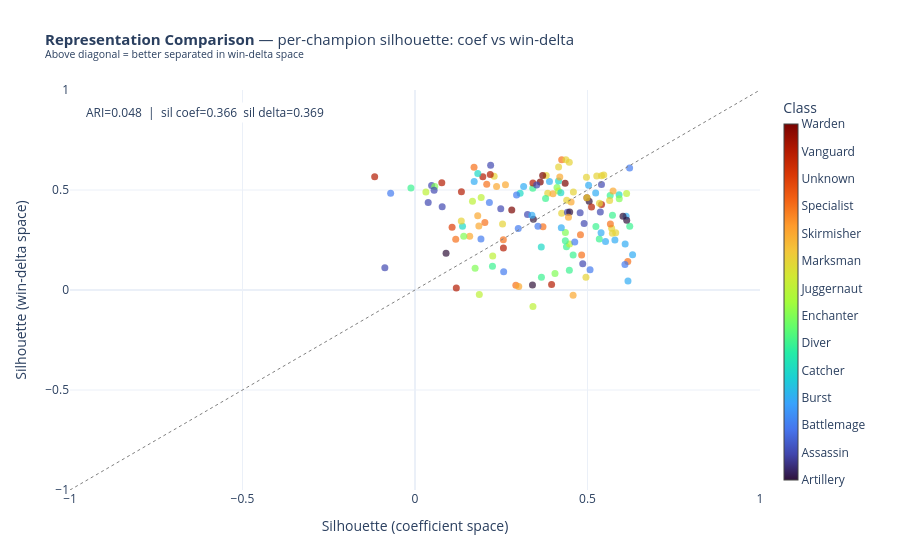

The code cell stored with this chart in its notebook:
### Code cell
# ── Representation Comparison: Coefficient Space vs Win-Delta Space ────────────
from sklearn.metrics import adjusted_rand_score

# ── Build win-delta matrix ─────────────────────────────────────────────────────
champs_in_model = coef_matrix.index.tolist()
delta_rows = {}
for champ in champs_in_model:
    sub    = df[df["championName"] == champ]
    wins   = sub[sub["win"] == True][FEATURES].mean()
    losses = sub[sub["win"] == False][FEATURES].mean()
    delta_rows[champ] = wins - losses

delta_matrix = pd.DataFrame(delta_rows).T.dropna()
common       = [c for c in champs_in_model if c in delta_matrix.index]
delta_matrix = delta_matrix.loc[common]

delta_scaled = pd.DataFrame(
    StandardScaler().fit_transform(delta_matrix[FEATURES]),
    index=common, columns=FEATURES,
)

D_delta = delta_scaled[CLUSTER_FEATURES].values
D_coef  = coef_matrix.loc[common, CLUSTER_FEATURES].values

# ── Cluster both at same k ─────────────────────────────────────────────────────
labels_delta = KMeans(n_clusters=best_k, random_state=RANDOM_STATE, n_init=10).fit_predict(D_delta)
labels_coef  = KMeans(n_clusters=best_k, random_state=RANDOM_STATE, n_init=10).fit_predict(D_coef)

# ── Metrics ────────────────────────────────────────────────────────────────────
sil_coef  = silhouette_score(D_coef,  labels_coef)
sil_delta = silhouette_score(D_delta, labels_delta)
ari       = adjusted_rand_score(labels_coef, labels_delta)

print(f"Silhouette — Coefficient space : {sil_coef:.4f}")
print(f"Silhouette — Win-delta space   : {sil_delta:.4f}")
print(f"Adjusted Rand Index (agreement): {ari:.4f}  (1=identical, 0=random)\n")

# ── Class composition per cluster ──────────────────────────────────────────────
comp_df = pd.DataFrame({
    "champion": common,
    "class":    [get_class(c) for c in common],
    "coef_cl":  labels_coef,
    "delta_cl": labels_delta,
}).set_index("champion")
comp_df["agrees"] = comp_df["coef_cl"] == comp_df["delta_cl"]
print(f"Champion-level agreement: {comp_df['agrees'].mean():.1%}  ({comp_df['agrees'].sum()}/{len(comp_df)})\n")

for rep, col in [("Coefficient", "coef_cl"), ("Win-delta", "delta_cl")]:
    print(f"── {rep} clusters ──")
    for k in range(best_k):
        sub = comp_df[comp_df[col] == k]
        top = pd.Series([get_class(c) for c in sub.index]).value_counts().head(4)
        print(f"  Cluster {k} (n={len(sub)}): {dict(top)}")
    print()

disagree = comp_df[~comp_df["agrees"]].sort_values("class")
if not disagree.empty:
    print(f"Disagreements ({len(disagree)} champions):")
    print(disagree[["class", "coef_cl", "delta_cl"]].to_string())

# ── Scatter plot: per-champion silhouette in each space ────────────────────────
from sklearn.metrics import silhouette_samples

sil_coef_samples  = silhouette_samples(D_coef,  labels_coef)
sil_delta_samples = silhouette_samples(D_delta, labels_delta)

# Color by class (map to integer for colorscale)
all_classes  = sorted(set(get_class(c) for c in common))
class_to_int = {cls: i for i, cls in enumerate(all_classes)}
color_ints   = [class_to_int[get_class(c)] for c in common]

fig = go.Figure()
fig.add_trace(go.Scatter(
    x=sil_coef_samples, y=sil_delta_samples,
    mode="markers",
    marker=dict(size=7, opacity=0.7,
                color=color_ints, colorscale="Turbo", showscale=True,
                colorbar=dict(
                    title="Class",
                    tickvals=list(class_to_int.values()),
                    ticktext=list(class_to_int.keys()),
                    thickness=14,
                )),
    text=common,
    customdata=[get_class(c) for c in common],
    hovertemplate="<b>%{text}</b> (%{customdata})<br>Coef sil: %{x:.3f}<br>Delta sil: %{y:.3f}<extra></extra>",
))
fig.add_shape(type="line", x0=-1, y0=-1, x1=1, y1=1,
              line=dict(dash="dot", color="grey", width=1))
fig.add_annotation(x=0.02, y=0.97, xref="paper", yref="paper",
                   text=f"ARI={ari:.3f}  |  sil coef={sil_coef:.3f}  sil delta={sil_delta:.3f}",
                   showarrow=False, font=dict(size=12), bgcolor="white")
fig.update_layout(
    title=dict(text="<b>Representation Comparison</b> — per-champion silhouette: coef vs win-delta<br>"
                    "<sup>Above diagonal = better separated in win-delta space</sup>", font_size=15),
    xaxis=dict(title="Silhouette (coefficient space)", range=[-1, 1]),
    yaxis=dict(title="Silhouette (win-delta space)",   range=[-1, 1]),
    template=PLOTLY_TEMPLATE, height=520,
    margin=dict(l=70, r=140, t=90, b=70),
)
fig.show()

### Figure 1 — Plotly figure (JSON) as saved in the notebook; plotly's stock layout.template omitted (floating-point values rounded to 4 significant figures; data arrays with more than 128 entries replaced by an {"elided": "..."} marker saying what was removed)
{"data": [{"customdata": {"elided": "147 str values"}, "hovertemplate": "<b>%{text}</b> (%{customdata})<br>Coef sil: %{x:.3f}<br>Delta sil: %{y:.3f}<extra></extra>", "marker": {"color": {"elided": "147 int values"}, "colorbar": {"thickness": 14, "ticktext": ["Artillery", "Assassin", "Battlemage", "Burst", "Catcher", "Diver", "Enchanter", "Juggernaut", "Marksman", "Skirmisher", "Specialist", "Unknown", "Vanguard", "Warden"], "tickvals": [0, 1, 2, 3, 4, 5, 6, 7, 8, 9, 10, 11, 12, 13], "title": {"text": "Class"}}, "colorscale": [[0, "#30123b"], [0.07143, "#4145ab"], [0.1429, "#4675ed"], [0.2143, "#39a2fc"], [0.2857, "#1bcfd4"], [0.3571, "#24eca6"], [0.4286, "#61fc6c"], [0.5, "#a4fc3b"], [0.5714, "#d1e834"], [0.6429, "#f3c63a"], [0.7143, "#fe9b2d"], [0.7857, "#f36315"], [0.8571, "#d93806"], [0.9286, "#b11901"], [1, "#7a0402"]], "opacity": 0.7, "showscale": true, "size": 7}, "mode": "markers", "text": {"elided": "147 str values"}, "type": "scatter", "x": {"elided": "147 float values"}, "y": {"elided": "147 float values"}}], "layout": {"annotations": [{"bgcolor": "white", "font": {"size": 12}, "showarrow": false, "text": "ARI=0.048  |  sil coef=0.366  sil delta=0.369", "x": 0.02, "xref": "paper", "y": 0.97, "yref": "paper"}], "autosize": true, "margin": {"b": 70, "l": 70, "r": 140, "t": 90}, "shapes": [{"line": {"color": "grey", "dash": "dot", "width": 1}, "type": "line", "x0": -1, "x1": 1, "y0": -1, "y1": 1}], "title": {"font": {"size": 15}, "text": "<b>Representation Comparison</b> — per-champion silhouette: coef vs win-delta<br><sup>Above diagonal = better separated in win-delta space</sup>"}, "xaxis": {"range": [-1, 1], "title": {"text": "Silhouette (coefficient space)"}, "type": "linear"}, "yaxis": {"range": [-1, 1], "title": {"text": "Silhouette (win-delta space)"}, "type": "linear"}}}
